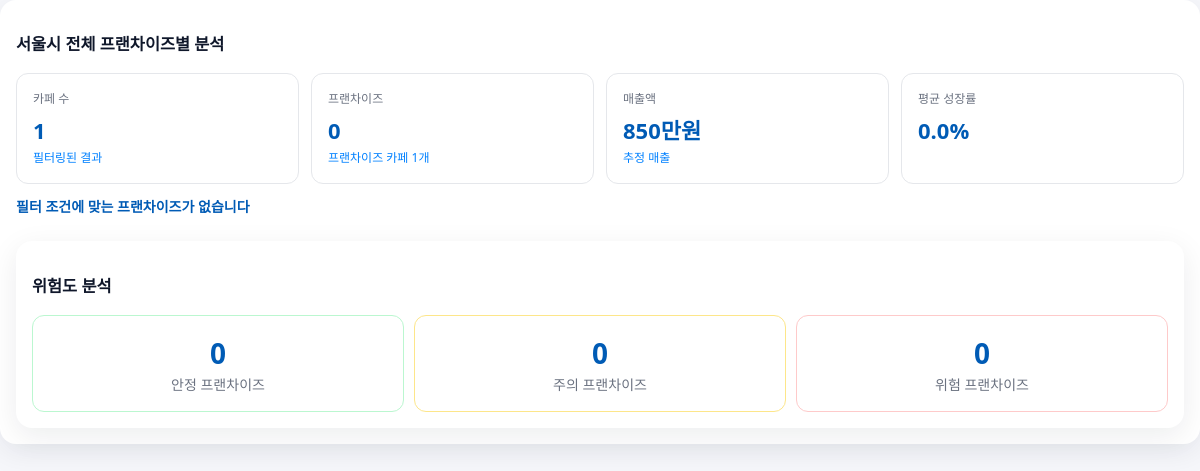
Before: /pane/franchise/ with the older database file.
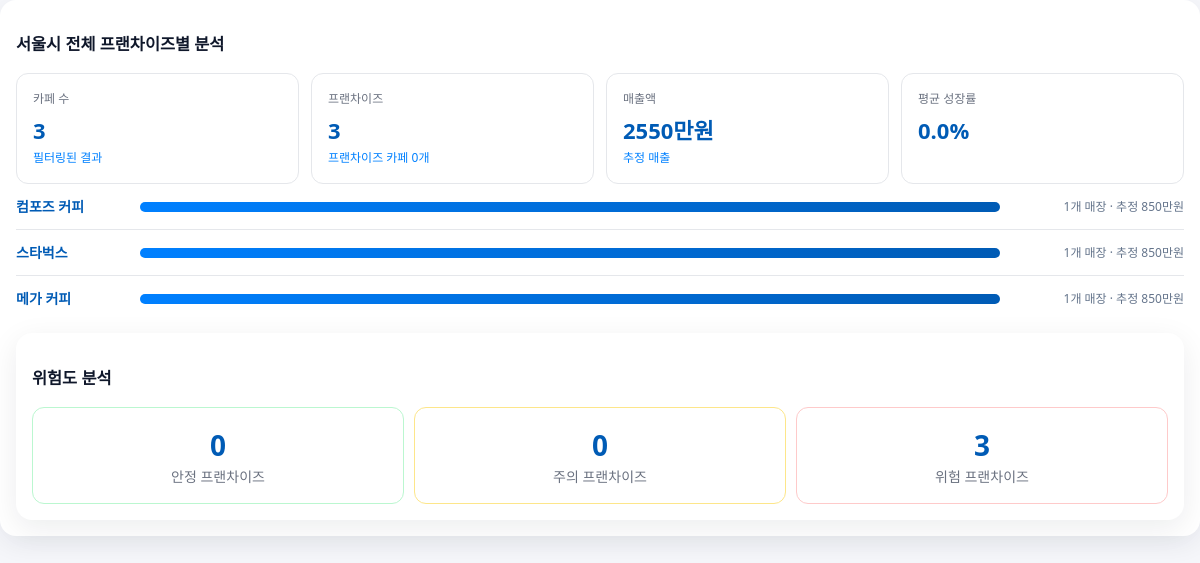
After: the same page with the newer database file.
### cafes/models.py (models this page shows, shortened)
class CafeId(models.Model):
    cafe_id = models.AutoField(primary_key=True)
    name = models.CharField(max_length=140)
    city = models.CharField(max_length=50, default="서울특별시", editable=False)
    distinct = models.CharField(max_length=100,help_text="구 단위로 입력하세요 ex) 강남구")
    detail_address = models.CharField(max_length=200,help_text="세부주소를 입력하세요")
    franchise = models.BooleanField(default=False)
    franchise_type = models.CharField(max_length=50, blank=True)
    biz_code = models.CharField(max_length=50, blank=True)
    latitude = models.FloatField()
    longitude = models.FloatField()
    rp_key = models.ForeignKey(ResidentPopulation, on_delete=models.PROTECT, related_name="cafes")

### cafes/views.py (the view)
# urls.py: path('pane/franchise/', pane_franchise_view, name='pane_franchise'),
def pane_franchise_view(request):
    from django.db.models import Count, Q, Avg
    region = request.GET.get('region', '서울시 전체')
    major_category = request.GET.get('major_category', 'type_all')
    mid_category = request.GET.get('mid_category', '전체')
    franchise = request.GET.get('franchise', '')
    cafes = CafeId.objects.select_related("rp_key").all()
    if region and region != '서울시 전체':
        cafes = cafes.filter(distinct=region)
    if major_category and major_category != 'type_all':
        if major_category == 'franchise':
            cafes = cafes.filter(franchise=True)
        elif major_category == 'individual':
            cafes = cafes.filter(franchise=False)
    if mid_category and mid_category != '전체':
        cafes = cafes.filter(franchise_type__icontains=mid_category)
    if franchise:
        cafes = cafes.filter(name__icontains=franchise)
    franchise_stats_raw = cafes.filter(franchise=True).values('franchise_type').annotate(
        count=Count('cafe_id')
    ).order_by('-count')
    franchise_stats = []
    for stat in franchise_stats_raw:
        franchise_stats.append({
            'franchise_type': stat['franchise_type'],
            'count': stat['count'],
            'estimated_sales': stat['count'] * 850  # 만원 단위
        })
    total_count = cafes.count()
    franchise_count = cafes.filter(franchise=True).count()
    individual_count = cafes.filter(franchise=False).count()
    rp_keys = cafes.values_list('rp_key', flat=True).distinct()
    trends = CafeTrendAI.objects.filter(rp_key__in=rp_keys)
    avg_growth_rate = trends.aggregate(avg_growth=Avg('predicted_growth_rate'))['avg_growth'] or 0
    growth_rate_formatted = f"+{avg_growth_rate:.1f}%" if avg_growth_rate > 0 else f"{avg_growth_rate:.1f}%"
    safe_franchises = 0
    warning_franchises = 0
    risk_franchises = 0
    for stat in franchise_stats:
        count = stat['count']
        if count >= 5:
            safe_franchises += 1
        elif count >= 2:
            warning_franchises += 1
        else:
            risk_franchises += 1
    total_sales = total_count * 850  # 만원 단위
    context = {
        'cafes': cafes,
        'total_count': total_count,
        'franchise_count': franchise_count,
        'individual_count': individual_count,
        'franchise_stats': franchise_stats,
        'total_sales': total_sales,
        'avg_growth_rate': growth_rate_formatted,
        'safe_franchises': safe_franchises,
        'warning_franchises': warning_franchises,
        'risk_franchises': risk_franchises,
        'selected_region': region,
        'selected_major_category': major_category,
        'selected_mid_category': mid_category,
        'selected_franchise': franchise,
    }
    return render(request, 'cafes/pane_franchise.html', context)

### templates/cafes/pane_franchise.html (shortened to what this page needs)
{% load static %}
<!doctype html>
<html lang="ko">
<head>
  <link rel="stylesheet" href="{% static 'css/styles.css' %}">
</head>
<body>
  <div class="card tab-pane" id="pane-franchise">
    <h3 id="franchise-title">{{ selected_region }} 프랜차이즈별 분석</h3>
    <div class="grid-4 kpi-grid">
      <div class="kpi"><div class="t">카페 수</div><div class="v">{{ total_count }}</div><div class="s">필터링된 결과</div></div>
      <div class="kpi"><div class="t">프랜차이즈</div><div class="v">{{ franchise_count }}</div><div class="s">프랜차이즈 카페 {{ individual_count }}개</div></div>
      <div class="kpi"><div class="t">매출액</div><div class="v">{{ total_sales }}만원</div><div class="s">추정 매출</div></div>
      <div class="kpi"><div class="t">평균 성장률</div><div class="v up">{{ avg_growth_rate }}</div></div>
    </div>
    <div class="bars">
      {% for stat in franchise_stats %}
        {% if stat.franchise_type %}
        <div class="row">
          <div class="brand">{{ stat.franchise_type }}</div>
          <div class="bar"><span style="width:{% widthratio stat.count franchise_stats.0.count 100 %}%"></span></div>
          <div class="bar-meta">{{ stat.count }}개 매장 · 추정 {{ stat.estimated_sales }}만원</div>
        </div>
        {% endif %}
      {% empty %}
        <div class="row"><div class="brand">필터 조건에 맞는 프랜차이즈가 없습니다</div></div>
      {% endfor %}
    </div>
    <div class="card" style="margin-top:12px">
      <h3>위험도 분석</h3>
      <div class="risk-grid">
        <div class="risk ok"><div class="n">{{ safe_franchises }}</div><div class="muted">안정 프랜차이즈</div></div>
        <div class="risk warn"><div class="n">{{ warning_franchises }}</div><div class="muted">주의 프랜차이즈</div></div>
        <div class="risk bad"><div class="n">{{ risk_franchises }}</div><div class="muted">위험 프랜차이즈</div></div>
      </div>
    </div>
  </div>
</body>
</html>

Changed rows visible on the page:
now on this page (row edited): CafeId: franchise_type "컴포즈 커피", count "1", estimated_sales "850"
added CafeId: franchise_type "스타벅스", count "1", estimated_sales "850"
added CafeId: franchise_type "메가 커피", count "1", estimated_sales "850"
Other visible differences:
{{ total_count }}: "1" → "3"
{{ franchise_count }}: "0" → "3"
{{ individual_count }}: "1" → "0"
{{ total_sales }}: "850" → "2550"
{{ risk_franchises }}: "0" → "3"
text no longer shown: "필터 조건에 맞는 프랜차이즈가 없습니다"
